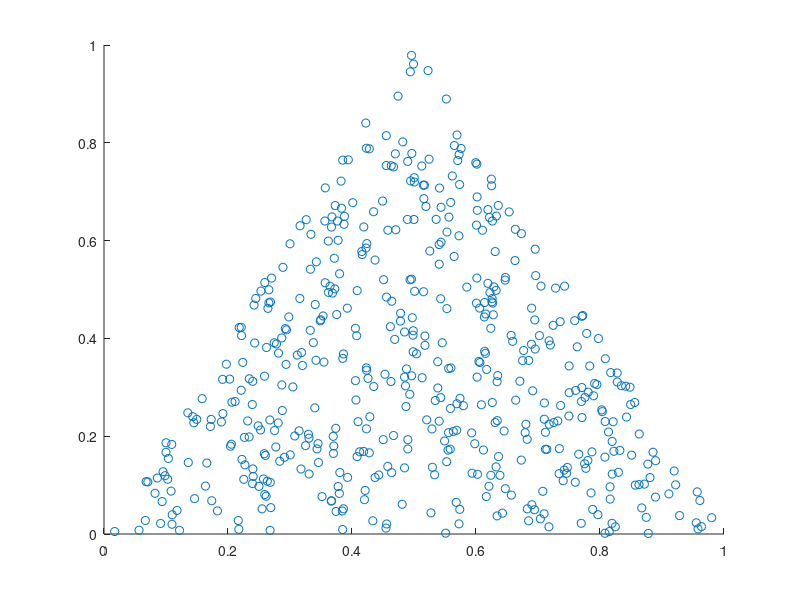

The MATLAB script that drew this image: (Note: this script raises an error after producing the figure.)
n = 1000;

%initialize variables needed
h = 0.1;
e = 0.1;

%Take the input value and create input amount of points
points = rand(n,2);
%create all the points within the unit circle
theta = 0:0.01:2*pi;
p = [cos(theta'),sin(theta')];
%Take only half the points in the heap and keep the points that are less
%than 1 to create a simplex
O = points(:,2) - 2*points(:,1) > 0;
points(O,:) = [];
O = points(:,2) + 2*points(:,1) > 2;
points(O,:) = [];
%draw the points
hull = scatter(points(:,1),points(:,2),'yellow');
hold on;

%Having the graph instantiated, we will dot p and all the points in the
%simplex. Function takes 2 matrixes.
maxU = u(p,points);

%Next we want to determine the approximate half spaces of the simplex. This
%function will take in 3 arguements: p, points, and maxU-h.
arg3 = maxU-h;
[result,  index] = Nh(p,points,arg3)

%Then we will sort the indexes in descending order
[g,I] = sort(index, 'descend')

N = zeros(length(points),1);
ph = zeros(length(points),1);
for k = 1:length(points)
    pcount = zeros(length(p),1);
    a = Inf;
    for i = 1:length(p)
        pxDot = p(i,1)*points(k,1)+p(i,2)*points(k,2);
        for j = 1:length(points)
            pyDot = p(i,1)*points(j,1)+p(i,2)*points(j,2);
            if pyDot >= pxDot - h
                pcount(i) = pcount(i) + 1;
            end
        end
    end
    [a, i] = min(pcount);
    N(k) = a;
    ph(k) = i;
end

[Nhs, J] = sort(N)
J(1:20)

dtheta = 0.5;
thetaList = zeros(0);
x = -0.1:0.01:1.1;
j = 1;
while length(thetaList) <= 2
    y = (maxU(I(j)) - p(I(j),1)*x) / p(I(j),2);
    ans = theta(I(j));
    a = 1;
    for k = 1:length(thetaList)
        if abs(ans-thetaList(k)) <= dtheta
            a = 0;
        end
    end
    if a == 1
        pause;
        plot(x,y,'blue')
        thetaList(end+1) = ans;
    end
    j = j + 1;
end
pointsList = zeros(0);

i = 1;
interior = zeros(3,1);
while length(pointsList) <= 2
    ans1 = points(I(i));
    a = 1;
    for j = 1:length(pointsList)
        if abs(ans1-pointsList(j)) <= dtheta
            a = 0;
        end
    end
    if a == 1
        scatter(points(J(i),1),points(J(i),2),'red')
        pointsList(end+1) = ans1;
        interior(i,1) = points(J(i),1);
        interior(i,2) = points(J(i),2);
    end
    for z = 1:length(interior) %Trying to isolate 3 unique points.
        if points(z,1) == 0
            points(z,1) = [];
        end
        if points(z,2) == 0
            points(z,2) = [];
        end
    end
    i = i+1;
end
